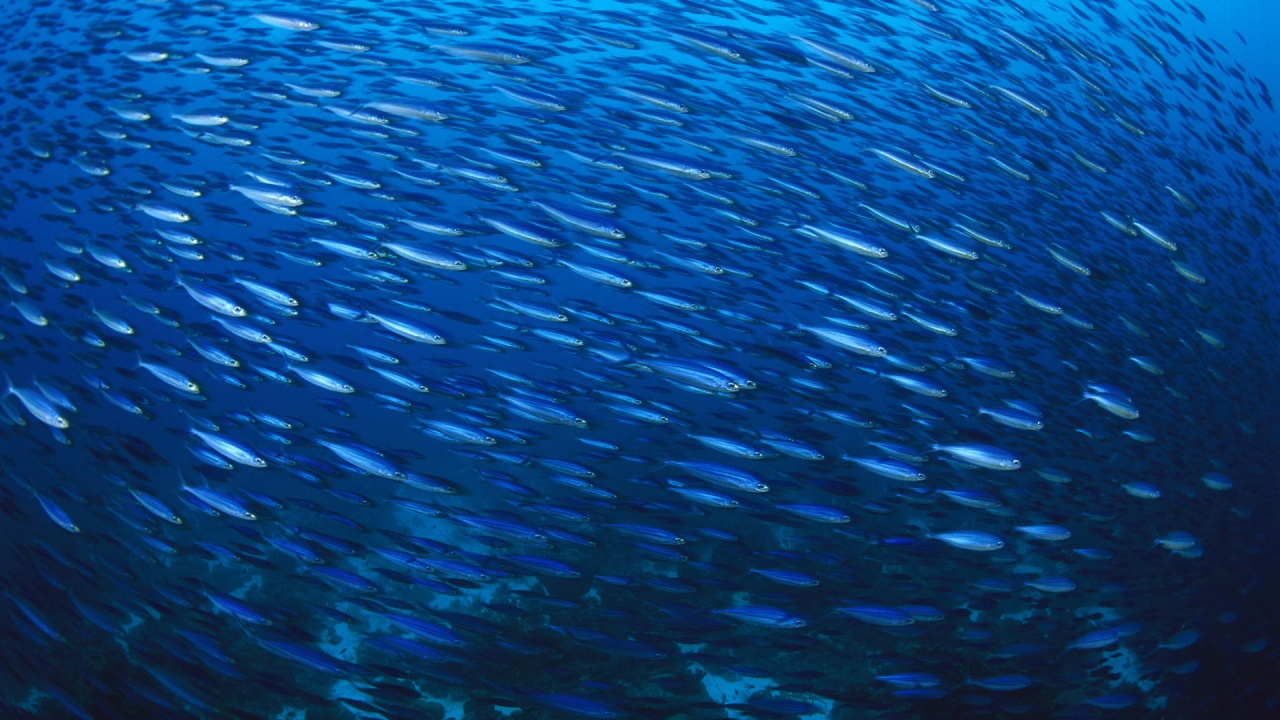
#> input picture school.jpg, 1280 x 720 px; the run also reads 1 picture not shown here
$ jupyter execute --allow-errors lab9.1.ipynb
#> lines starting #> are read from the running program, lines starting #| are printed output that depends on the picture
# Lab 9

[cell 1]
from numpy import fft
import numpy as np
import matplotlib.pyplot as plt
from enum import Enum
from PIL import Image, ImageOps

## ANALIZA OBRAZÓW

[cell 2]
def image_change(path, invert=True):
#> called with path = 'school.jpg', invert = False
    img = Image.open(path)
#> img is the input picture: PIL image 1280x720 RGB; mean R, G, B 9.1, 67.3, 128.5
    gray = img.convert('L')
    if invert:
        gray = ImageOps.invert(gray)
    transformed = np.swapaxes(np.array(gray), 0, 1)
    return img, transformed

def plot_fig(img, title, size=(5,5)):
    # plt.figure(figsize=size)
#> called with title = 'Moduł', size = (5, 5)
    plt.imshow(img, cmap='gray')
    plt.title(title)
    plt.show()


def detect_match(img_path, pattern_path, prob=0.95, invert=True, all=True):
    #Wczytanie i dokonanie odwrócenia kolorów
    img, img_transformed = image_change(img_path, invert)
    pat, pat_transformed = image_change(pattern_path, invert)

    #Transformacja
    img_fft = np.fft.fft2(img_transformed)
    img_fft_shift_abs = np.abs(img_fft)

    #Wykresy
    if all:
        plot_fig(np.swapaxes(np.log(img_fft_shift_abs),0,1), 'Moduł')
        plot_fig(np.swapaxes(np.angle(img_fft),0,1), 'Faza')
    plot_fig(np.swapaxes(pat_transformed,0,1), 'Wzór')
    plot_fig(np.swapaxes(img_transformed,0,1),'Obraz')

    C = np.real(np.fft.ifft2(np.multiply(img_fft, np.fft.fft2(np.rot90(pat_transformed, 2), s=img.size))))
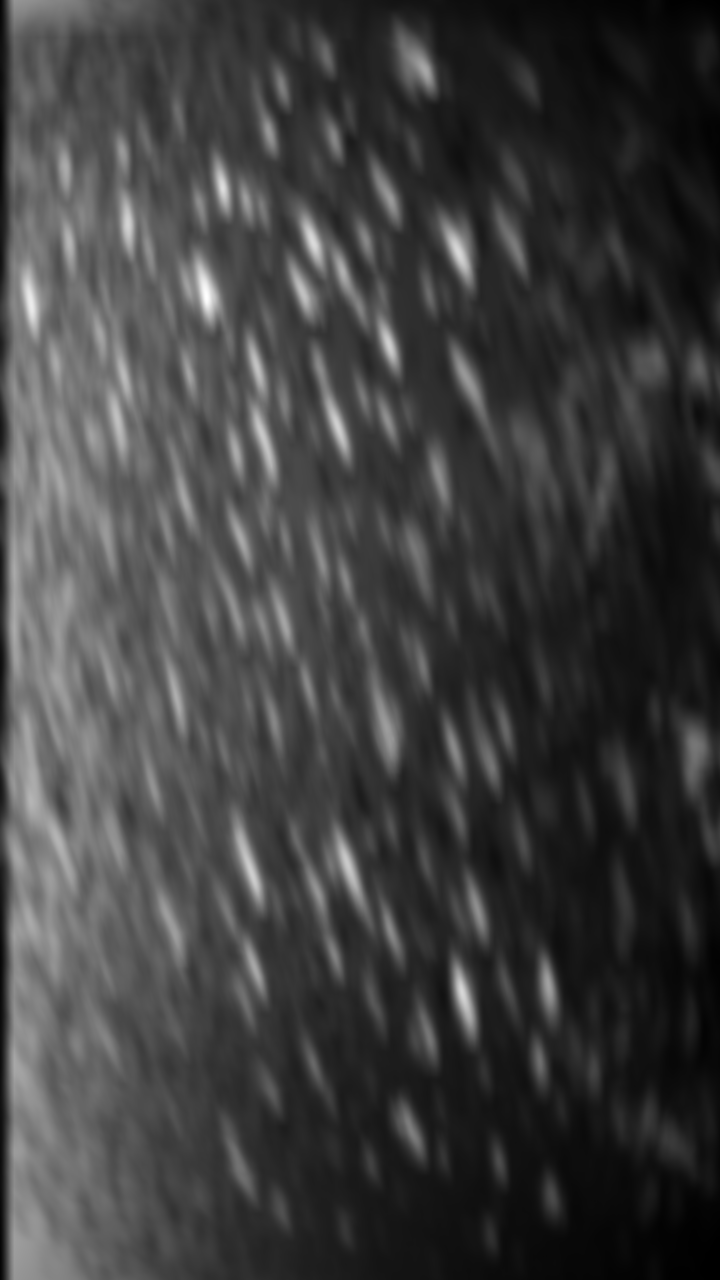
#> C: shape (1280, 720) float64; min 1233410, max 10348138, mean 3493522; drawn with min black and max white

    C_min = np.max(C) * prob
#> C_min = 6726289.7
    args = np.argwhere(C >= C_min)
#> args = 14330 pairs, first value 62 to 1264, second value 11 to 550

    for x,y in args:
        for w in [0, pat.size[0]-1]:
            for z in range(pat.size[1]):
                img.putpixel((x-w, y-z), (255,0,0))
        for h in [0, pat.size[1]-1]:
            for z in range(pat.size[0]):
                img.putpixel((x-z, y-h), (255,0,0))
#> this loop made 14330 passes
#> (x, y) on passes 1 to 3: (62, 419), (62, 420), (62, 421)

    plot_fig(img, 'Znalezione powtórzenia', size=(10,10) )

[cell 3]
detect_match("school.jpg", "fish1.png", prob =0.65, invert=False)

#> (a cell that did not finish here is left out)

#> call 3 of image_change, with path = 'galia.png', invert = True
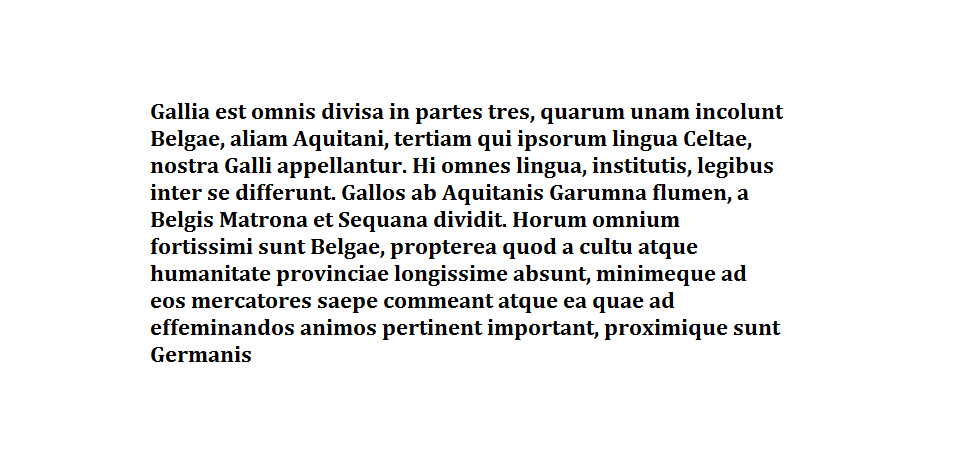
#> input picture galia.png, 953 x 463 px
#> in image_change, img is the input picture: PIL image 953x463 RGB; mean R, G, B 237.9, 237.8, 237.9
#> in image_change (call 3), `transformed = np.swapaxes(np.array(gray), 0, 1)`:
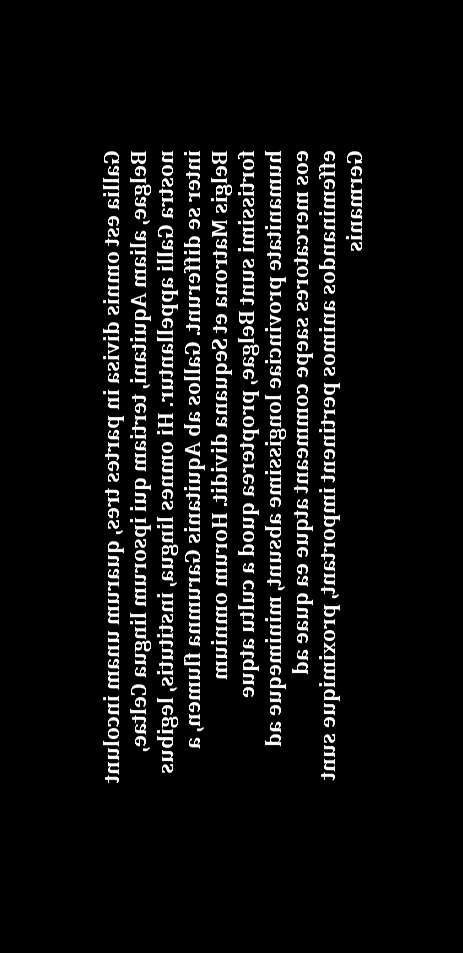
#> transformed: shape (953, 463); min 0, max 255, mean 17.2

## OCR

[cell 5]
from PIL import Image, ImageDraw, ImageFont
import os
import pandas as pd
import cv2
import random
import numpy as np

[cell 6]
# [25 lines left out: function create_alphabet_images, not called in this run]

[cell 7]
def create_text_images(text,font_file_path, output_folder, font_size=30, wide=20):
    text = text.lower()

    font = ImageFont.truetype(font_file_path, font_size)

    image = Image.new("RGB", (font_size*50,int(font_size*3)*wide), color="white")
    draw = ImageDraw.Draw(image)
    draw.text((10, 10), text, font=font, fill="black", spacing=50)

    image_with_whitespace = Image.new("RGB", (font_size*50, font_size*wide), color="white")
    image_with_whitespace.paste(image, (1, 1))

    image_with_whitespace.save(f"{output_folder}.png")

# [5 lines left out: function rotate_text_image_randomly, not called in this run]

[cell 8]
# create_alphabet_images("./fonts/Lato-Black.ttf", "./letters/lato")
# create_alphabet_images("./fonts/Alice-Regular.ttf", "./letters/alice")

[cell 9]
O = "okljphdimneabhucqgrsft0yvw1xz89234567.,!?"

def create_list_order(Ord, font):
#> called with font = 'lato'
    new = []
    extra = ".,?!"
    for ch in Ord:
        if ch in extra:
            new.append(f"./letters/{font}/e{extra.index(ch)}.png")
        else:
            new.append(f"./letters/{font}/{ch.upper()}.png")
    return new

ORDER_LATO = create_list_order(O, "lato")
#> ORDER_LATO = 41 items, first 6: './letters/lato/O.png', './letters/lato/K.png', './letters/lato/L.png', './letters/lato/J.png', './letters/lato/P.png', './letters/lato/H.png'
ORDER_ALICE = create_list_order(O, "alice")
#> ORDER_ALICE = 41 items, first 6: './letters/alice/O.png', './letters/alice/K.png', './letters/alice/L.png', './letters/alice/J.png', './letters/alice/P.png', './letters/alice/H.png'
#> in create_text_images, `image = Image.new("RGB", (font_size*50,int(font_size*3)*wide), color="..`: image: PIL image 1500x1800 RGB; every value is 255
#> in create_text_images, `image_with_whitespace = Image.new("RGB", (font_size*50, font_size*wide..`: image_with_whitespace: PIL image 1500x600 RGB; every value is 255

[cell 10]
# Usuwamie szumu z obrazu poczatkowego
def svd_f(image,k=20):
#> called with k = 49
    U, S, Vt = np.linalg.svd(image, full_matrices=False)
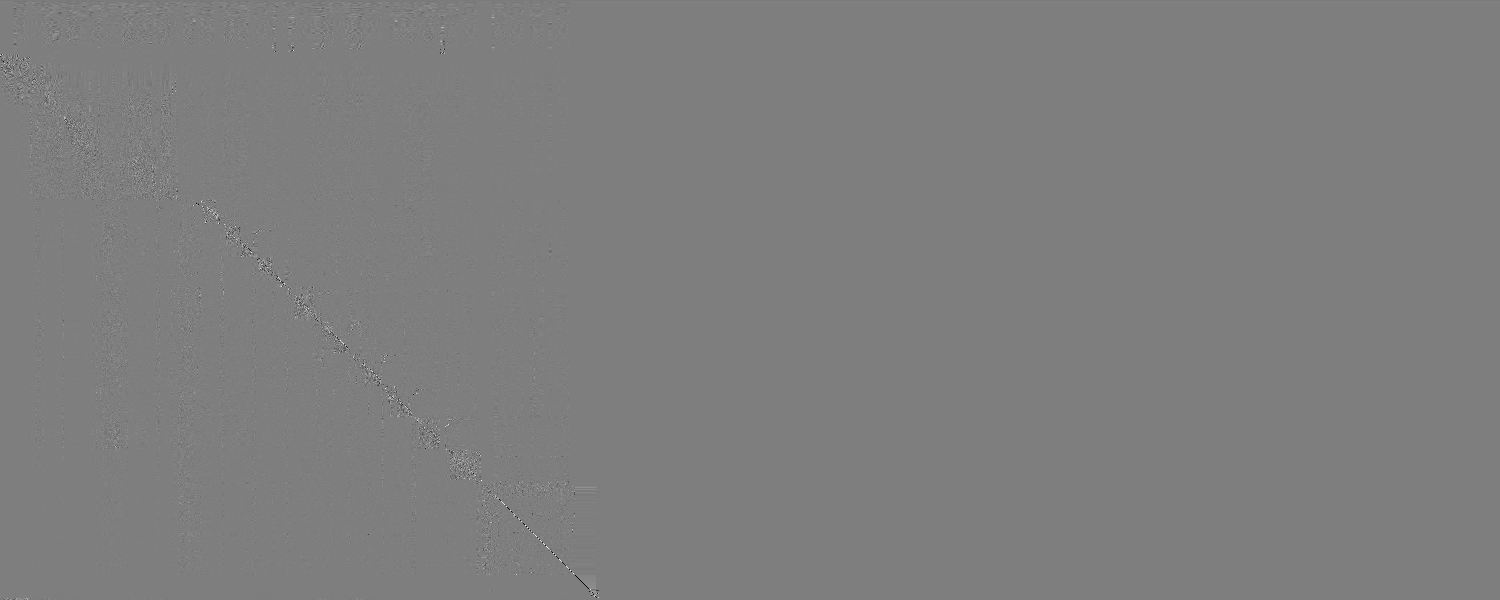
#> Vt: shape (600, 1500) float64; min -0.988, max 0.999, mean -4.38e-05; drawn with min black and max white
#> S = 600 values, max 239683.3 at index 0, min 1.02e-11 at index 599, mean 536.3
    S = np.diag(S[:k])
    U = U[:, :k]
#> U: shape (600, 49) float64
    Vt = Vt[:k, :]
    denoised_image = np.dot(U, np.dot(S, Vt))
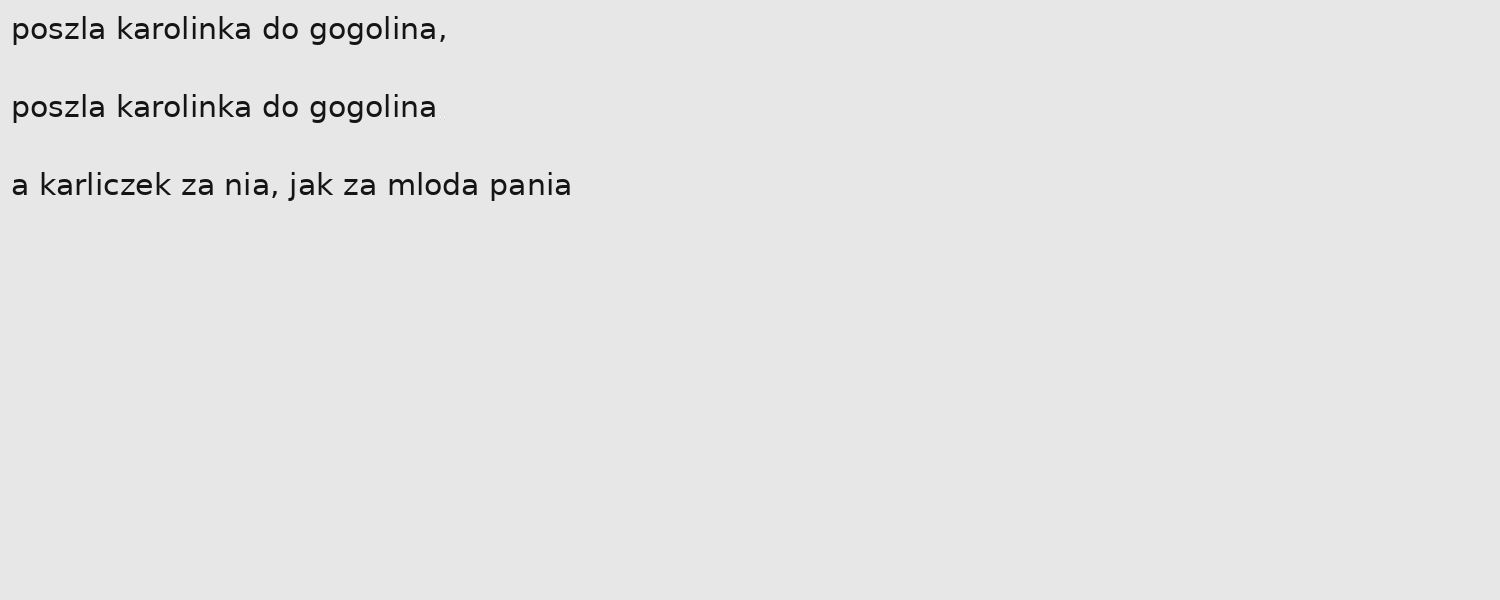
#> denoised_image: shape (600, 1500) float64; min -26.01, max 283.8, mean 252.5; drawn with min black and max white
    return np.clip(denoised_image, 0, 255).astype(np.uint8)

#Prostowanie obrazu wejsciowego
# [27 lines left out: functions get_angle, rotate, img_to_straight, not called in this run]


#Wczytywanie obrazow

def image_change(path, invert=True, rotate=True, svd_b=(False,0)):
    if rotate:
        img_to_straight(path)
    img = Image.open(path)
    if svd_b[0]:
        img_np = np.array(img.convert('L'))
        img = Image.fromarray(svd_f(img_np,svd_b[1]))
    gray = img.convert('L')
    if invert:
        gray = ImageOps.invert(gray)
    transformed = np.swapaxes(np.array(gray), 0, 1)
    return img, transformed

[cell 11]
# Funkcja wykrywajaca pokrycia wyszukanych wzorcow - patrzymy czy srodek wspolrzednej miejsca z znalezionych wzorcem,
# znajduje sie w slowniku miejsc zajetych (miejsce zajete - wspolrzedne na ktorych juz znaleziono wzorzec)
# [6 lines left out: function overlapping, not called in this run]


def match(img, img_transformed, pattern_path,set_k, prob=0.999, dic={}, svd=False, prob_e=1):
    if pattern_path.split("/")[-1] in ["H.png"]:
        prob=1
    if pattern_path.split("/")[-1] in ["e0.png", "H.png", "e3.png", "e2.png", "e1.png"]:
        prob = prob_e
    if pattern_path.split("/")[-1] in ["I.png", "C.png"]:
        prob = 0.93
    if pattern_path.split("/")[-1] in ["L.png", "N.png"]:
        prob = 0.99

    pat, pat_transformed = image_change(pattern_path, rotate=False)
    img_fft = np.fft.fft2(img_transformed)
    img_fft_shift_abs = np.abs(img_fft)
    C = np.real(np.fft.ifft2(np.multiply(img_fft, np.fft.fft2(np.rot90(pat_transformed, 2), s=img.size))))
    C_min = np.max(C) * prob
    args = np.argwhere(C >= C_min)

    extra = ".,?!"
    count = 0

    for x,y in args:
        if overlapping(x,y,pat,set_k):
            count += 1
            name = pattern_path.split("/")[-1].split(".")[0]
            new_cor = (x-pat.size[0]+1, y-pat.size[1]+1)
            if len(name) > 1:
                dic[(x,y)] = (extra[int(name[-1])].lower(), new_cor)
            else:
                dic[(x,y)] = (name.lower(), new_cor)
            for w in range(pat.size[0]):
                for h in range(pat.size[1]):
                    set_k.add((x-w, y-h))


    return dic, img, set_k, count


#Wykrywa znaki nowej lini i spacji - patrzymy na odkleglosci miedzy wspolrzednymi wykrytych najblizej znakow
# [10 lines left out: function white_spaces, not called in this run]


def read_text(text_path,ORDER, svd_bool=(False,0), r=False,prob=0.999, prob_e=1):
    char_count = {}
    dic = {}
    set_ = set()
    img, img_transformed = image_change(f"./text/{text_path}.png", svd_b=svd_bool, rotate=r)
    for plik in ORDER:
        dic, img, set_, c = match(img, img_transformed,plik,set_k=set_, dic=dic,prob=prob, prob_e=prob_e)
        char_count[plik.split("/")[-1]]=c
    keys = sorted(dic.keys(), key=lambda x: (x[1],x[0]))
    string = ""
    for key_id in range(len(keys)):
        if key_id != 0:
            string = string + white_spaces(dic[keys[key_id]][1],keys[key_id], keys[key_id-1],dic)
        string += dic[keys[key_id]][0]
    plot_fig(img, title="Tekst")

    return string, char_count


#Słownik z wszystkimi znakami z text
# [34 lines left out: functions create_dic, check, create_and_check_with_rotation, not called in this run]


#Genrowanie obrazu z danym tekstem,  a nastepnie testowanie na nim programu
def create_and_check(text,font='Lato-Black', order=ORDER_LATO, svd_b=(False,0),prob=0.999, prob_e=1):
    create_text_images(text,f"./fonts/{font}.ttf", f"./text/{text[0:5]}")
    string, char_count = read_text(f"{text[0:5]}", order, svd_b,prob=prob, prob_e=prob_e)
#> call 2 of svd_f, with k = 99
#> in svd_f (call 2), `U, S, Vt = np.linalg.svd(image, full_matrices=False)`: S = 600 values, max 239369.9 at index 0, min 7.83e-12 at index 599, mean 603.3
#> in svd_f (call 2), `U = U[:, :k]`:
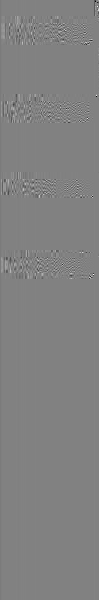
#> U: shape (600, 99) float64; min -0.821, max 0.793, mean -0.000401; drawn with min black and max white
#> in svd_f (call 2), `Vt = Vt[:k, :]`:
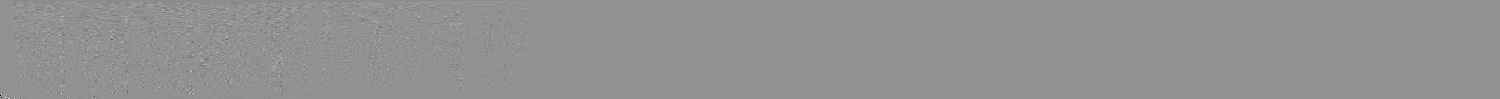
#> Vt: shape (99, 1500) float64; min -0.972, max 0.729, mean -0.000267; drawn with min black and max white
